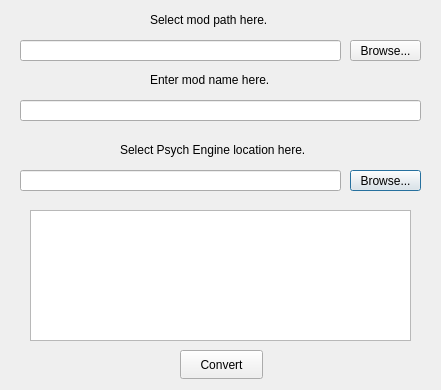
<?xml version="1.0" encoding="UTF-8"?>
<ui version="4.0">
 <class>Dialog</class>
 <widget class="QDialog" name="Dialog">
  <property name="enabled">
   <bool>true</bool>
  </property>
  <property name="geometry">
   <rect>
    <x>0</x>
    <y>0</y>
    <width>441</width>
    <height>390</height>
   </rect>
  </property>
  <property name="windowTitle">
   <string>Dialog</string>
  </property>
  <widget class="QLabel" name="psychPathInfo">
   <property name="geometry">
    <rect>
     <x>120</x>
     <y>140</y>
     <width>223</width>
     <height>20</height>
    </rect>
   </property>
   <property name="text">
    <string>Select Psych Engine location here.</string>
   </property>
  </widget>
  <widget class="QPushButton" name="psychPathBrowse">
   <property name="geometry">
    <rect>
     <x>350</x>
     <y>170</y>
     <width>71</width>
     <height>21</height>
    </rect>
   </property>
   <property name="text">
    <string>Browse...</string>
   </property>
  </widget>
  <widget class="QPushButton" name="modPathBrowse">
   <property name="geometry">
    <rect>
     <x>350</x>
     <y>40</y>
     <width>71</width>
     <height>21</height>
    </rect>
   </property>
   <property name="text">
    <string>Browse...</string>
   </property>
  </widget>
  <widget class="QLabel" name="modPathInfo">
   <property name="geometry">
    <rect>
     <x>150</x>
     <y>10</y>
     <width>151</width>
     <height>20</height>
    </rect>
   </property>
   <property name="text">
    <string>Select mod path here.</string>
   </property>
  </widget>
  <widget class="QLineEdit" name="modPathPlain">
   <property name="geometry">
    <rect>
     <x>20</x>
     <y>40</y>
     <width>321</width>
     <height>21</height>
    </rect>
   </property>
  </widget>
  <widget class="QLineEdit" name="psychPathPlain">
   <property name="geometry">
    <rect>
     <x>20</x>
     <y>170</y>
     <width>321</width>
     <height>21</height>
    </rect>
   </property>
   <property name="text">
    <string/>
   </property>
  </widget>
  <widget class="QPushButton" name="convert">
   <property name="geometry">
    <rect>
     <x>180</x>
     <y>350</y>
     <width>83</width>
     <height>29</height>
    </rect>
   </property>
   <property name="text">
    <string>Convert</string>
   </property>
  </widget>
  <widget class="QTextEdit" name="info">
   <property name="geometry">
    <rect>
     <x>30</x>
     <y>210</y>
     <width>381</width>
     <height>131</height>
    </rect>
   </property>
   <property name="lineWrapMode">
    <enum>QTextEdit::NoWrap</enum>
   </property>
   <property name="readOnly">
    <bool>true</bool>
   </property>
  </widget>
  <widget class="QLabel" name="modNameInfo">
   <property name="geometry">
    <rect>
     <x>150</x>
     <y>70</y>
     <width>151</width>
     <height>20</height>
    </rect>
   </property>
   <property name="text">
    <string>Enter mod name here.</string>
   </property>
  </widget>
  <widget class="QLineEdit" name="modNamePlain">
   <property name="geometry">
    <rect>
     <x>20</x>
     <y>100</y>
     <width>401</width>
     <height>21</height>
    </rect>
   </property>
  </widget>
 </widget>
 <resources/>
 <connections/>
</ui>
